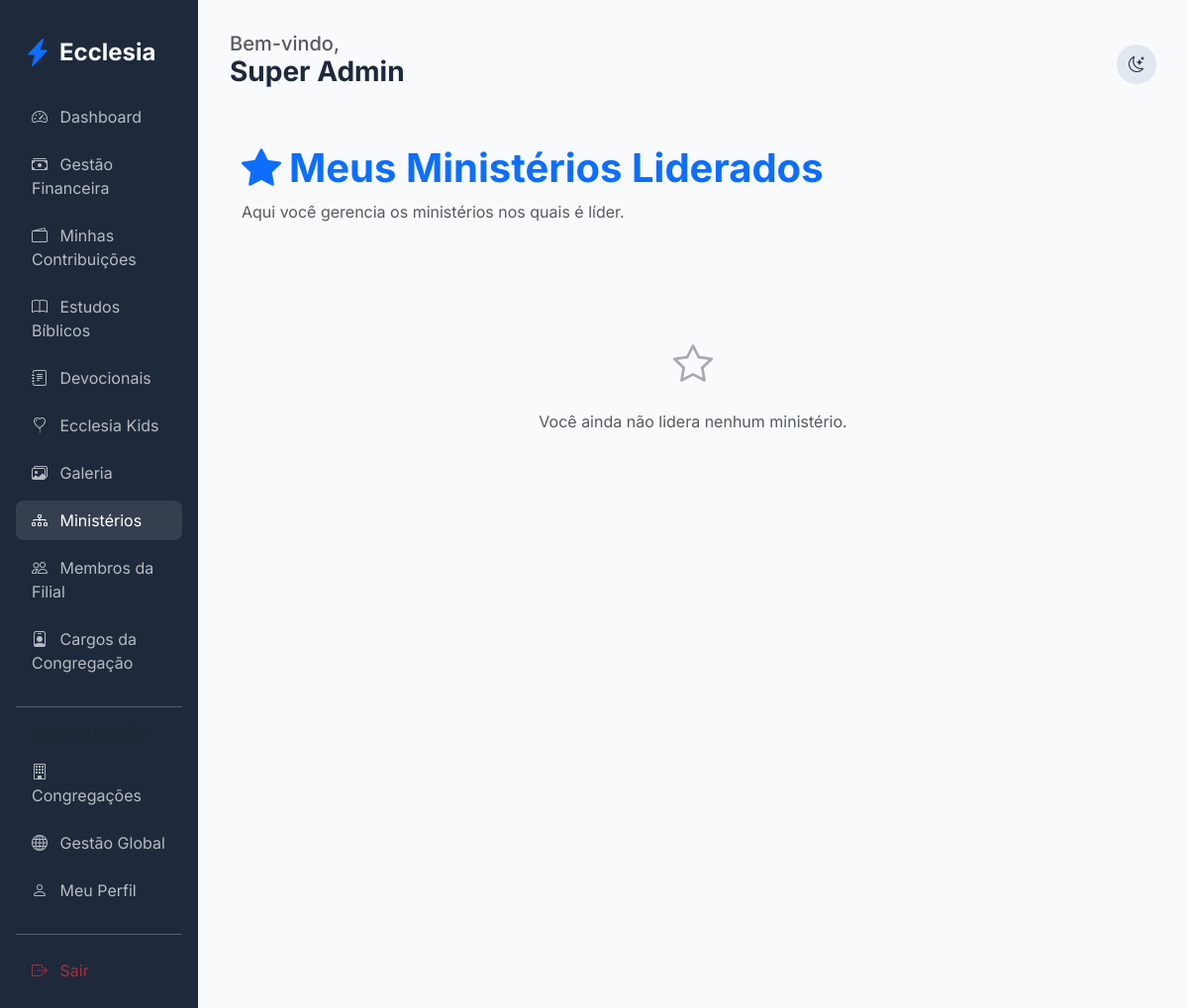
The app's page /members/ministries/led-by-me (signed in), older data.
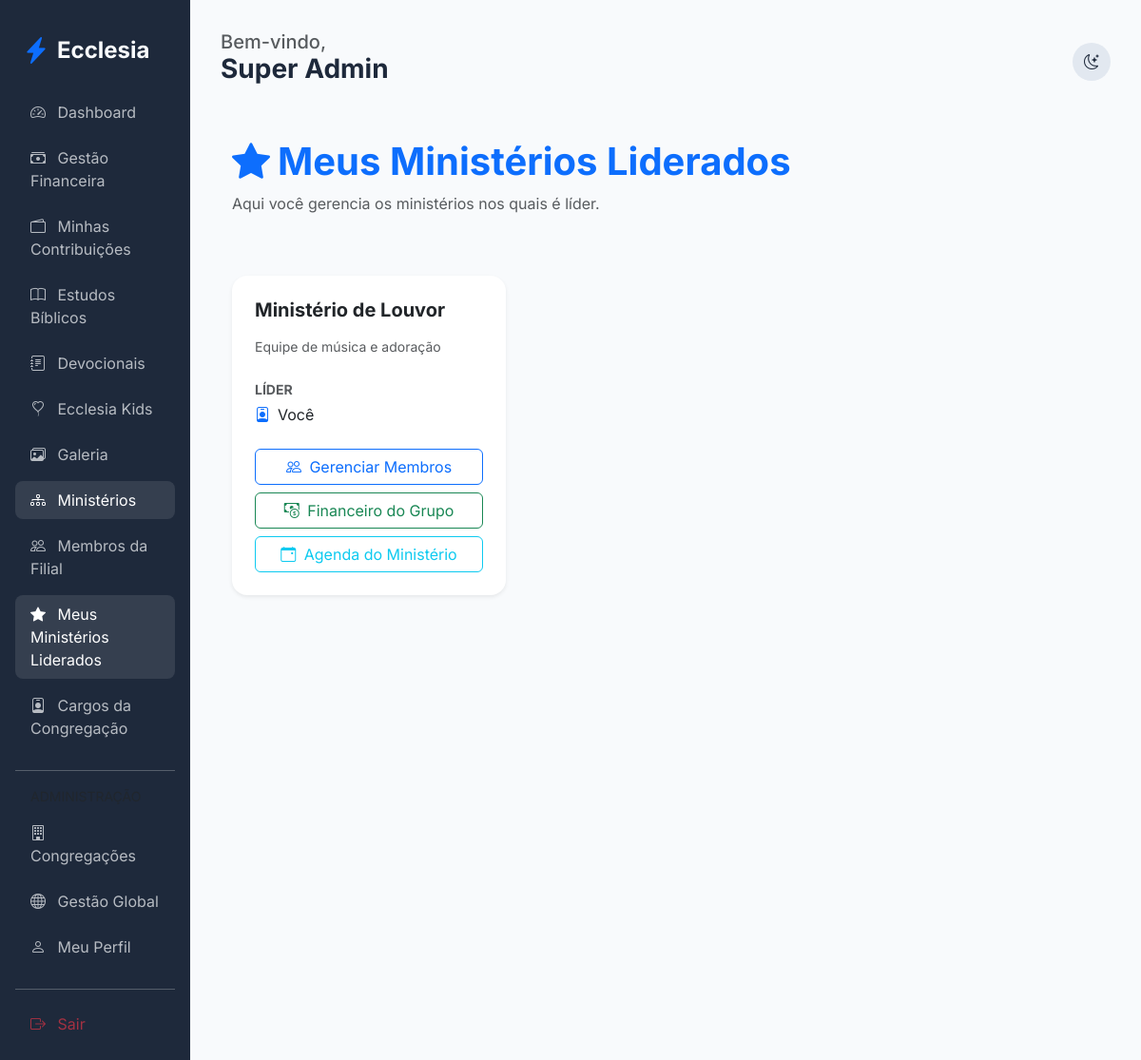
The same page, newer data.
### app/core/models.py (models this page shows)
class Ministry(db.Model):
    id = db.Column(db.Integer, primary_key=True)
    name = db.Column(db.String(100), nullable=False)
    description = db.Column(db.Text)
    church_id = db.Column(db.Integer, db.ForeignKey('church.id'))
    leader_id = db.Column(db.Integer, db.ForeignKey('user.id'), nullable=True)
    events = db.relationship('Event', backref='ministry', lazy=True)
    leader = db.relationship('User', foreign_keys=[leader_id])
    transactions = db.relationship('MinistryTransaction', backref='ministry', lazy=True)

### app/modules/members/routes.py (the view)
@members_bp.route('/ministries/led-by-me')
@login_required
def my_led_ministries():
    led_ministries = Ministry.query.filter_by(leader_id=current_user.id).all()
    return render_template('members/my_led_ministries.html', led_ministries=led_ministries)

### app/templates/members/my_led_ministries.html
{% extends "base.html" %}
{% block content %}
<div class="container py-4">
    <div class="d-flex justify-content-between align-items-center mb-5">
        <div>
            <h1 class="fw-bold text-primary"><i class="bi bi-star-fill me-2"></i>Meus Ministérios Liderados</h1>
            <p class="text-muted">Aqui você gerencia os ministérios nos quais é líder.</p>
        </div>
    </div>
    <div class="row g-4">
        {% for ministry in led_ministries %}
        <div class="col-md-6 col-lg-4">
            <div class="card h-100 border-0 shadow-sm">
                <div class="card-body p-4">
                    <h5 class="fw-bold mb-3">{{ ministry.name }}</h5>
                    <p class="text-muted small mb-4">{{ ministry.description or 'Sem descrição' }}</p>
                    <div class="mb-4">
                        <label class="small fw-bold text-muted d-block mb-1">LÍDER</label>
                        <div class="d-flex align-items-center">
                            <i class="bi bi-person-badge me-2 text-primary"></i>
                            <span>Você</span>
                        </div>
                    </div>
                    <div class="d-grid gap-2">
                        <a href="{{ url_for('members.ministry_manage_members', ministry_id=ministry.id) }}" class="btn btn-outline-primary">
                            <i class="bi bi-people me-1"></i> Gerenciar Membros
                        </a>
                        <a href="{{ url_for('finance.ministry_finance', ministry_id=ministry.id) }}" class="btn btn-outline-success">
                            <i class="bi bi-cash-coin me-1"></i> Financeiro do Grupo
                        </a>
                        <a href="{{ url_for('members.ministry_agenda', ministry_id=ministry.id) }}" class="btn btn-outline-info">
                            <i class="bi bi-calendar-event me-1"></i> Agenda do Ministério
                        </a>
                    </div>
                </div>
            </div>
        </div>
        {% else %}
        <div class="col-12 text-center py-5">
            <i class="bi bi-star fs-1 text-muted opacity-50 d-block mb-3"></i>
            <p class="text-muted">Você ainda não lidera nenhum ministério.</p>
        </div>
        {% endfor %}
    </div>
</div>
{% endblock %}

### app/templates/base.html (shortened to what the changed rows need)
<!DOCTYPE html>
<html lang="pt-BR">
<head>
    <link href="https://cdn.jsdelivr.net/npm/bootstrap@5.3.0/dist/css/bootstrap.min.css" rel="stylesheet">
    <link href="https://cdn.jsdelivr.net/npm/bootstrap-icons@1.10.0/font/bootstrap-icons.css" rel="stylesheet">
    <link rel="stylesheet" href="{{ url_for('static', filename='css/premium.css') }}">
</head>
<body>
    <div class="container-fluid">
        <div class="row">
            {% if current_user.is_authenticated %}
            <div class="col-md-3 col-lg-2 sidebar d-none d-md-block">
                <nav class="nav flex-column">
                    <a class="nav-link {{ 'active' if request.endpoint == 'members.dashboard' }}" href="{{ url_for('members.dashboard') }}">
                        <i class="bi bi-speedometer2 me-2"></i> Dashboard
                    </a>
                    {% if current_user.can_manage_finance or (current_user.church_role and current_user.church_role.name in ['Administrador Global', 'Pastor Líder', 'Tesoureiro']) %}
                    <a class="nav-link {{ 'active' if request.endpoint == 'finance.dashboard' }}" href="{{ url_for('finance.dashboard') }}">
                        <i class="bi bi-cash-stack me-2"></i> Gestão Financeira
                    </a>
                    {% endif %}
                    <a class="nav-link {{ 'active' if request.endpoint == 'finance.member_finance' }}" href="{{ url_for('finance.member_finance') }}">
                        <i class="bi bi-wallet2 me-2"></i> Minhas Contribuições
                    </a>
                    <a class="nav-link {{ 'active' if request.endpoint == 'edification.studies' }}" href="{{ url_for('edification.studies') }}">
                        <i class="bi bi-book me-2"></i> Estudos Bíblicos
                    </a>
                    <a class="nav-link {{ 'active' if request.endpoint == 'edification.devotionals' }}" href="{{ url_for('edification.devotionals') }}">
                        <i class="bi bi-journal-text me-2"></i> Devocionais
                    </a>
                    {% if current_user.can_manage_kids or (current_user.church_role and current_user.church_role.name in ['Administrador Global', 'Pastor Líder']) %}
                    <a class="nav-link {{ 'active' if request.endpoint == 'edification.kids' }}" href="{{ url_for('edification.kids') }}">
                        <i class="bi bi-balloon-heart me-2"></i> Ecclesia Kids
                    </a>
                    {% endif %}
                    <a class="nav-link {{ 'active' if 'gallery' in request.endpoint }}" href="{{ url_for('edification.gallery') }}">
                        <i class="bi bi-images me-2"></i> Galeria
                    </a>
                    <a class="nav-link {{ 'active' if 'ministries' in request.endpoint }}" href="{{ url_for('members.list_ministries') }}">
                        <i class="bi bi-diagram-3 me-2"></i> Ministérios
                    </a>
                    {% if current_user.can_approve_members or (current_user.church_role and current_user.church_role.name in ['Administrador Global', 'Pastor Líder']) %}
                    <a class="nav-link {{ 'active' if 'church_members' in request.endpoint }}" href="{{ url_for('members.church_members') }}">
                        <i class="bi bi-people me-2"></i> Membros da Filial
                    </a>
                    {% endif %}
                    {% if current_user.is_authenticated %}
                        {% set has_led_ministries = namespace(value=false) %}
                        {% for ministry in current_user.ministries %}
                            {% if ministry.leader_id == current_user.id %}
                                {% set has_led_ministries.value = true %}
                            {% endif %}
                        {% endfor %}
                        {% if has_led_ministries.value %}
                        <a class="nav-link {{ 'active' if 'my_led_ministries' in request.endpoint }}" href="{{ url_for('members.my_led_ministries') }}">
                            <i class="bi bi-star-fill me-2"></i> Meus Ministérios Liderados
                        </a>
                        {% endif %}
                    {% endif %}
                    {% if current_user.can_approve_members or (current_user.church_role and current_user.church_role.name in ['Administrador Global', 'Pastor Líder']) %}
                    <a class="nav-link {{ 'active' if 'roles' in request.endpoint }}" href="{{ url_for('admin.list_roles') }}">
                        <i class="bi bi-person-badge me-2"></i> Cargos da Congregação
                    </a>
                    {% endif %}
                    {% if current_user.church_role and current_user.church_role.name == 'Administrador Global' %}
                    <hr class="my-3 opacity-25">
                    <label class="small text-muted px-3 mb-2">ADMINISTRAÇÃO</label>
                    <a class="nav-link {{ 'active' if 'admin.list_churches' in request.endpoint }}" href="{{ url_for('admin.list_churches') }}">
                        <i class="bi bi-building me-2"></i> Congregações
                    </a>
                    <a class="nav-link {{ 'active' if 'admin.list_members' in request.endpoint }}" href="{{ url_for('admin.list_members') }}">
                        <i class="bi bi-globe me-2"></i> Gestão Global
                    </a>
                    {% endif %}
                    <a class="nav-link" href="{{ url_for('members.profile') }}">
                        <i class="bi bi-person me-2"></i> Meu Perfil
                    </a>
                    <hr class="my-3 opacity-25">
                    <a class="nav-link text-danger" href="{{ url_for('auth.logout') }}">
                        <i class="bi bi-box-arrow-right me-2"></i> Sair
                    </a>
                </nav>
            </div>
            {% endif %}
            <div class="col-md-9 col-lg-10 main-content {{ 'mx-auto' if not current_user.is_authenticated }}">
                {% block content %}{% endblock %}
            </div>
        </div>
    </div>
</body>
</html>

Row changes from the older to the newer data that the page shows:
now on this page (row edited): Ministry: name "Ministério de Louvor", description "Equipe de música e adoração"
Text that changed along with them:
text no longer shown: "Você ainda não lidera nenhum ministério."
text now shown: "Meus Ministérios Liderados"
